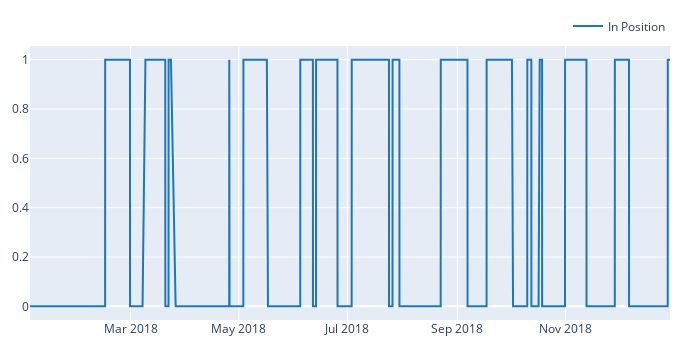

The notebook cell this image was saved under:
### Code cell
df.loc[portfolio.assets() > 0,'status'] = 1
df.loc[portfolio.assets() == 0,'status'] = 0
position_df = pd.DataFrame({'In Position':df['status']}, index=df.index)
fig = position_df.vbt.plot()
fig.show()

### Figure 1 — Plotly figure (JSON) as saved in the notebook; plotly's stock layout.template omitted (floating-point values rounded to 4 significant figures; data arrays with more than 128 entries replaced by an {"elided": "..."} marker saying what was removed)
{"data": [{"name": "In Position", "showlegend": true, "type": "scatter", "uid": "bb5b374d-8967-4bae-9356-f3aa0829d086", "x": {"elided": "2526 str values"}, "y": {"elided": "2526 int values"}}], "layout": {"height": 350, "legend": {"orientation": "h", "traceorder": "normal", "x": 1, "xanchor": "right", "y": 1.02, "yanchor": "bottom"}, "margin": {"b": 30, "l": 30, "r": 30, "t": 30}, "width": 700}}
